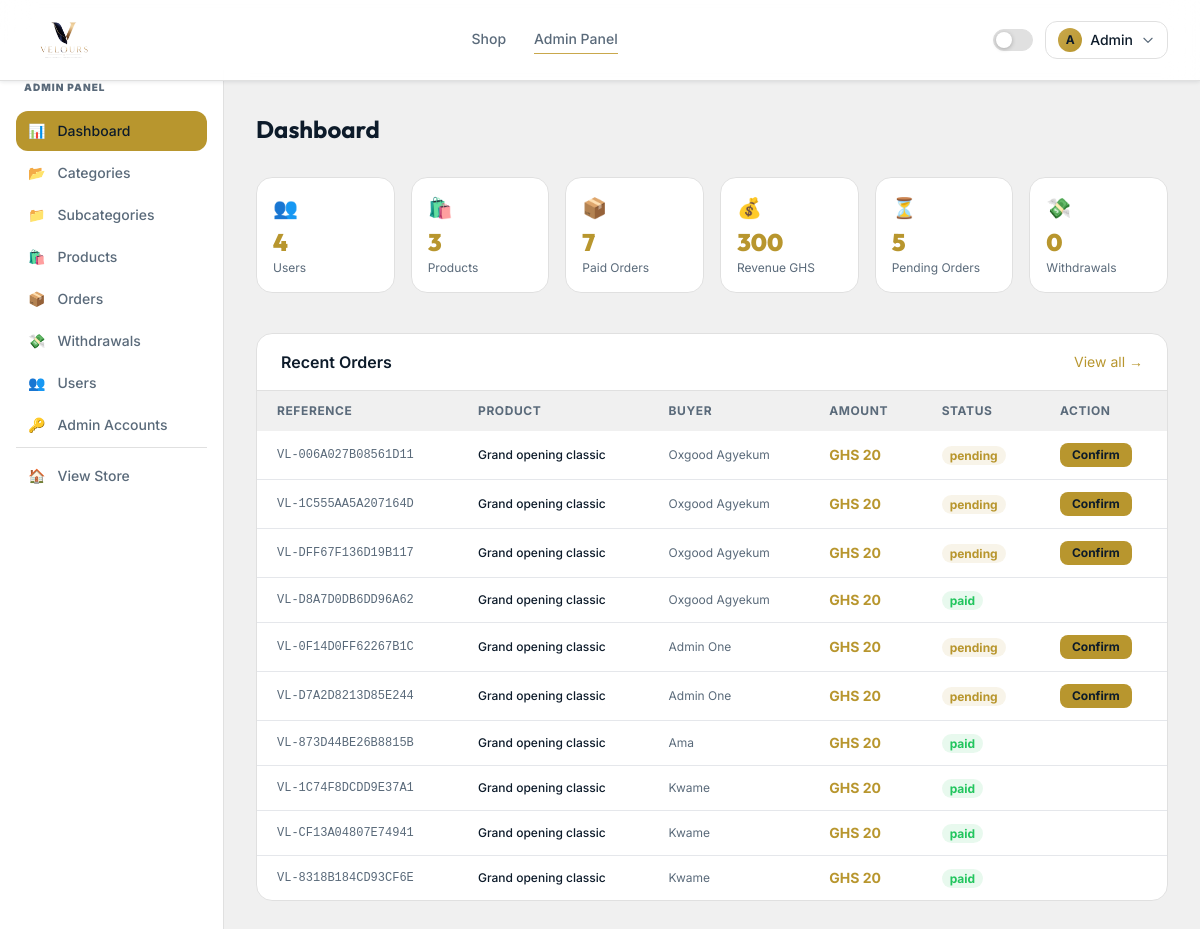
Page /admin/ (signed in) on the committed database.
### app/models.py (models this page shows, shortened)
class User(UserMixin, db.Model):
    __tablename__ = 'users'
    id = db.Column(db.Integer, primary_key=True)
    name = db.Column(db.String(100), nullable=False)
    email = db.Column(db.String(150), unique=True, nullable=False)
    phone = db.Column(db.String(20), nullable=True)
    password_hash = db.Column(db.String(255), nullable=False)
    is_admin = db.Column(db.Boolean, default=False)
    is_active = db.Column(db.Boolean, default=True)
    referral_code = db.Column(db.String(12), unique=True, nullable=True)
    referral_unlocked = db.Column(db.Boolean, default=False)
    referral_slots_total = db.Column(db.Integer, default=0)
    referral_slots_used = db.Column(db.Integer, default=0)
    referred_by_id = db.Column(db.Integer, db.ForeignKey('users.id'), nullable=True)
    wallet_balance = db.Column(db.Float, default=0.0)
    created_at = db.Column(db.DateTime, default=datetime.utcnow)
    orders = db.relationship('Order', backref='buyer', lazy=True, foreign_keys='Order.user_id')
    commissions = db.relationship('Commission', backref='earner', lazy=True, foreign_keys='Commission.referrer_id')
    referred_users = db.relationship('User', backref=db.backref('referred_by', remote_side=[id]), lazy=True)

class Order(db.Model):
    __tablename__ = 'orders'
    id = db.Column(db.Integer, primary_key=True)
    reference = db.Column(db.String(50), unique=True, nullable=False)
    user_id = db.Column(db.Integer, db.ForeignKey('users.id'), nullable=False)
    product_id = db.Column(db.Integer, db.ForeignKey('products.id'), nullable=False)
    amount = db.Column(db.Float, nullable=False)
    status = db.Column(db.String(20), default='pending')
    referral_code_used = db.Column(db.String(12), nullable=True)
    hubtel_transaction_id = db.Column(db.String(100), nullable=True)
    momo_phone = db.Column(db.String(20), nullable=True)
    momo_network = db.Column(db.String(20), nullable=True)
    created_at = db.Column(db.DateTime, default=datetime.utcnow)
    paid_at = db.Column(db.DateTime, nullable=True)
    commission = db.relationship('Commission', backref='order', uselist=False)

class Product(db.Model):
    __tablename__ = 'products'
    id = db.Column(db.Integer, primary_key=True)
    name = db.Column(db.String(200), nullable=False)
    slug = db.Column(db.String(200), unique=True, nullable=False)
    description = db.Column(db.Text, nullable=True)
    price = db.Column(db.Float, nullable=False)
    referral_commission_pct = db.Column(db.Float, default=0.0)
    preview_image = db.Column(db.String(300), nullable=True)
    delivery_content = db.Column(db.Text, nullable=True)
    category_id = db.Column(db.Integer, db.ForeignKey('categories.id'), nullable=True)
    subcategory_id = db.Column(db.Integer, db.ForeignKey('subcategories.id'), nullable=True)
    is_active = db.Column(db.Boolean, default=True)
    is_featured = db.Column(db.Boolean, default=False)
    total_sales = db.Column(db.Integer, default=0)
    created_at = db.Column(db.DateTime, default=datetime.utcnow)
    orders = db.relationship('Order', backref='product', lazy=True)

### app/blueprints/admin.py (the view)
@admin_bp.route('/')
@admin_required
def dashboard():
    stats = {
        'total_users': User.query.filter_by(is_admin=False).count(),
        'total_products': Product.query.count(),
        'total_orders': Order.query.filter_by(status='paid').count(),
        'total_revenue': db.session.query(db.func.sum(Order.amount)).filter_by(status='paid').scalar() or 0,
        'pending_withdrawals': Withdrawal.query.filter_by(status='pending').count(),
        'pending_orders': Order.query.filter_by(status='pending').count(),
    }
    recent_orders = Order.query.order_by(Order.created_at.desc()).limit(10).all()
    return render_template('admin/dashboard.html', stats=stats, recent_orders=recent_orders)

### app/blueprints/admin.py (called while the page is built)
def admin_required(f):
    @wraps(f)
    @login_required
    def decorated(*args, **kwargs):
        if not current_user.is_admin:
            flash('Admin access required.', 'error')
            return redirect(url_for('store.index'))
        return f(*args, **kwargs)
    return decorated

### app/templates/admin/dashboard.html (shortened to what this page needs)
{% extends 'admin/base_admin.html' %}
{% block admin_content %}
<div class="fade-in">
  <h1 class="font-display text-2xl font-bold mb-8" style="color:var(--text-primary)">Dashboard</h1>
  <div class="grid grid-cols-2 md:grid-cols-3 lg:grid-cols-6 gap-4 mb-10">
    {% for label, value, icon in [
      ('Users', stats.total_users, '👥'),
      ('Products', stats.total_products, '🛍️'),
      ('Paid Orders', stats.total_orders, '📦'),
      ('Revenue GHS', '%.0f'|format(stats.total_revenue), '💰'),
      ('Pending Orders', stats.pending_orders, '⏳'),
      ('Withdrawals', stats.pending_withdrawals, '💸'),
    ] %}
    <div class="card rounded-2xl p-4">
      <div class="text-xl mb-1">{{ icon }}</div>
      <p class="font-display text-2xl font-black text-gold-500">{{ value }}</p>
      <p class="text-xs text-muted mt-0.5">{{ label }}</p>
    </div>
    {% endfor %}
  </div>
  <div class="card rounded-2xl overflow-hidden">
    <div class="flex justify-between items-center px-6 py-4 border-b border-themed">
      <h2 class="font-semibold" style="color:var(--text-primary)">Recent Orders</h2>
      <a href="{{ url_for('admin.orders') }}" class="text-sm text-gold-500 hover:text-gold-400">View all →</a>
    </div>
    <div class="overflow-x-auto">
      <table class="w-full text-sm">
        <thead style="background:var(--bg-primary)">
          <tr>
            {% for h in ['Reference', 'Product', 'Buyer', 'Amount', 'Status', 'Action'] %}
            <th class="px-5 py-3 text-left text-xs font-bold text-muted uppercase tracking-wider">{{ h }}</th>
            {% endfor %}
          </tr>
        </thead>
        <tbody class="divide-y divide-themed">
          {% for order in recent_orders %}
          <tr class="hover:bg-gold-500/3 transition-colors">
            <td class="px-5 py-3 font-mono text-xs text-muted">{{ order.reference }}</td>
            <td class="px-5 py-3 text-xs font-medium" style="color:var(--text-primary)">{{ order.product.name }}</td>
            <td class="px-5 py-3 text-xs text-muted">{{ order.buyer.name }}</td>
            <td class="px-5 py-3 font-bold text-gold-500">GHS {{ '%.0f'|format(order.amount) }}</td>
            <td class="px-5 py-3">
              <span class="px-2 py-0.5 rounded-full text-xs font-bold
                {% if order.status == 'paid' %}bg-green-500/10 text-green-500
                {% elif order.status == 'pending' %}bg-gold-500/10 text-gold-500
                {% else %}bg-red-500/10 text-red-500{% endif %}">
                {{ order.status }}
              </span>
            </td>
            <td class="px-5 py-3">
              {% if order.status == 'pending' %}
              <form method="POST" action="{{ url_for('admin.confirm_order', reference=order.reference) }}" class="inline">
                <button class="text-xs bg-gold-500 text-blueblack px-3 py-1 rounded-lg font-bold hover:bg-gold-400">Confirm</button>
              </form>
              {% endif %}
            </td>
          </tr>
          {% endfor %}
        </tbody>
      </table>
    </div>
  </div>
</div>
{% endblock %}

### app/templates/base.html (shortened to what this page needs)
<!DOCTYPE html>
<html lang="en" id="html-root" class="scroll-smooth">
<head>
  <script src="https://cdn.tailwindcss.com"></script>
</head>
<body>
<nav class="nav-bg sticky top-0 z-50 border-b border-themed">
  <div class="max-w-7xl mx-auto px-4 sm:px-6 lg:px-8">
    <div class="flex items-center justify-between h-20">
      <a href="{{ url_for('store.index') }}" class="flex items-center gap-2.5 group">
        <img src="{{ url_for('static', filename='img/logo.png') }}"
             alt="{{ APP_NAME }}"
             class="h-16 w-auto object-contain"
             onerror="this.style.display='none'; this.nextElementSibling.style.display='flex'"/>
      </a>
      <div class="hidden md:flex items-center gap-7">
        <a href="{{ url_for('store.shop') }}"
           class="nav-link text-sm font-medium text-muted hover:text-accent transition-colors pb-0.5
           {% if request.endpoint == 'store.shop' %}active{% endif %}">Shop</a>
        {% if current_user.is_authenticated %}
          {% if current_user.is_admin %}
          <a href="{{ url_for('admin.dashboard') }}"
             class="nav-link text-sm font-medium text-muted hover:text-accent transition-colors pb-0.5
             {% if request.endpoint and 'admin' in request.endpoint %}active{% endif %}">Admin Panel</a>
          {% else %}
          <a href="{{ url_for('dashboard.index') }}"
             class="nav-link text-sm font-medium text-muted hover:text-accent transition-colors pb-0.5
             {% if request.endpoint == 'dashboard.index' %}active{% endif %}">Dashboard</a>
          {% endif %}
        {% endif %}
      </div>
      <div class="flex items-center gap-3">
        <div id="theme-toggle" class="theme-pill" onclick="toggleTheme()" title="Toggle theme">
          <div class="theme-pill-dot"></div>
        </div>
        {% if current_user.is_authenticated %}
        <div class="relative" x-data="{ open:false }">
          <button @click="open=!open"
                  class="flex items-center gap-2 px-3 py-1.5 rounded-xl border border-themed hover:border-gold-400 transition-all"
                  style="border-color:var(--border)">
            <div class="w-6 h-6 rounded-full flex items-center justify-center"
                 style="background:linear-gradient(135deg,#C9A84C,#B8962E)">
              <span class="text-navy font-bold text-xs">{{ current_user.name[0].upper() }}</span>
            </div>
            <span class="text-sm font-medium hidden sm:block" style="color:var(--text-primary)">
              {{ current_user.name.split()[0] }}
            </span>
            <svg class="w-3.5 h-3.5 text-muted" fill="none" stroke="currentColor" viewBox="0 0 24 24">
              <path stroke-linecap="round" stroke-linejoin="round" stroke-width="2" d="M19 9l-7 7-7-7"/>
            </svg>
          </button>
        </div>
        {% else %}
        <a href="{{ url_for('auth.login') }}"
           class="text-sm font-medium text-muted hover:text-accent transition-colors">Sign in</a>
        <a href="{{ url_for('auth.register') }}"
           class="btn-gold px-4 py-2 rounded-xl text-sm">Join Free</a>
        {% endif %}
      </div>
    </div>
  </div>
</nav>
<main>{% block content %}{% endblock %}</main>
</body>
</html>

### app/templates/base.html (style rules this page uses)
:root { --bg-primary: #f0f0f0; --bg-card: #ffffff; --bg-nav: rgba(255,255,255,0.94); --border: #e0e0e0; --text-primary: #0D1B2A; --text-muted: #5a6a7a; --gold: #C9A84C; --gold-hover: #B8962E; --gold-glow: rgba(201,168,76,0.22); --nav-shadow: 0 1px 4px rgba(13,27,42,0.10); }
body { background-color: var(--bg-primary); color: var(--text-primary); font-family: 'Inter', sans-serif; transition: background-color 0.3s ease, color 0.3s ease; }
.card { background: var(--bg-card); border: 1px solid var(--border); }
.text-muted { color: var(--text-muted); }
.nav-bg { background: var(--bg-nav); box-shadow: var(--nav-shadow); backdrop-filter: blur(16px); -webkit-backdrop-filter: blur(16px); }
.border-themed { border-color: var(--border); }
.fade-in { animation: fadeUp 0.38s cubic-bezier(0.22,1,0.36,1) both; }
.nav-link { position: relative; }
.nav-link::after { content:''; position:absolute; bottom:-3px; left:0; right:0; height:1.5px; background:var(--gold); transform:scaleX(0); transition:transform 0.2s ease; transform-origin:center; }
.nav-link:hover::after, .nav-link.active::after { transform:scaleX(1); }
.theme-pill { width:40px; height:22px; background:var(--border); border-radius:11px; position:relative; cursor:pointer; transition:background 0.3s; border:1px solid var(--border); }
.theme-pill-dot { width:16px; height:16px; background:#fff; border-radius:50%; position:absolute; top:2px; left:2px; transition:transform 0.3s; box-shadow:0 1px 4px rgba(0,0,0,0.25); }

### rows in the picture
User: name "A", name "Admin"
Order: reference "VL-006A027B08561D11", product.name "Grand opening classic", buyer.name "Oxgood Agyekum", amount "20", status "pending"
Order: reference "VL-1C555AA5A207164D", product.name "Grand opening classic", buyer.name "Oxgood Agyekum", amount "20", status "pending"
Order: reference "VL-DFF67F136D19B117", product.name "Grand opening classic", buyer.name "Oxgood Agyekum", amount "20", status "pending"
Order: reference "VL-D8A7D0DB6DD96A62", product.name "Grand opening classic", buyer.name "Oxgood Agyekum", amount "20", status "paid"
Order: reference "VL-0F14D0FF62267B1C", product.name "Grand opening classic", buyer.name "Admin One", amount "20", status "pending"
Order: reference "VL-D7A2D8213D85E244", product.name "Grand opening classic", buyer.name "Admin One", amount "20", status "pending"
Order: reference "VL-873D44BE26B8815B", product.name "Grand opening classic", buyer.name "Ama", amount "20", status "paid"
Order: reference "VL-1C74F8DCDD9E37A1", product.name "Grand opening classic", buyer.name "Kwame", amount "20", status "paid"
Order: reference "VL-CF13A04807E74941", product.name "Grand opening classic", buyer.name "Kwame", amount "20", status "paid"
Order: reference "VL-8318B184CD93CF6E", product.name "Grand opening classic", buyer.name "Kwame", amount "20", status "paid"

### other values in the picture
{{ icon }} "📊" "📂" "📁" "🛍️" "📦" "💸" "👥" "🔑"
{{ label }} "Dashboard" "Categories" "Subcategories" "Products" "Orders" "Withdrawals" "Users" "Admin Accounts"
{{ icon }} "👥" "🛍️" "📦" "💰" "⏳" "💸"
{{ value }} "4" "3" "7" "300" "5" "0"
{{ label }} "Users" "Products" "Paid Orders" "Revenue GHS" "Pending Orders" "Withdrawals"
{{ h }} "REFERENCE" "PRODUCT" "BUYER" "AMOUNT" "STATUS" "ACTION"
